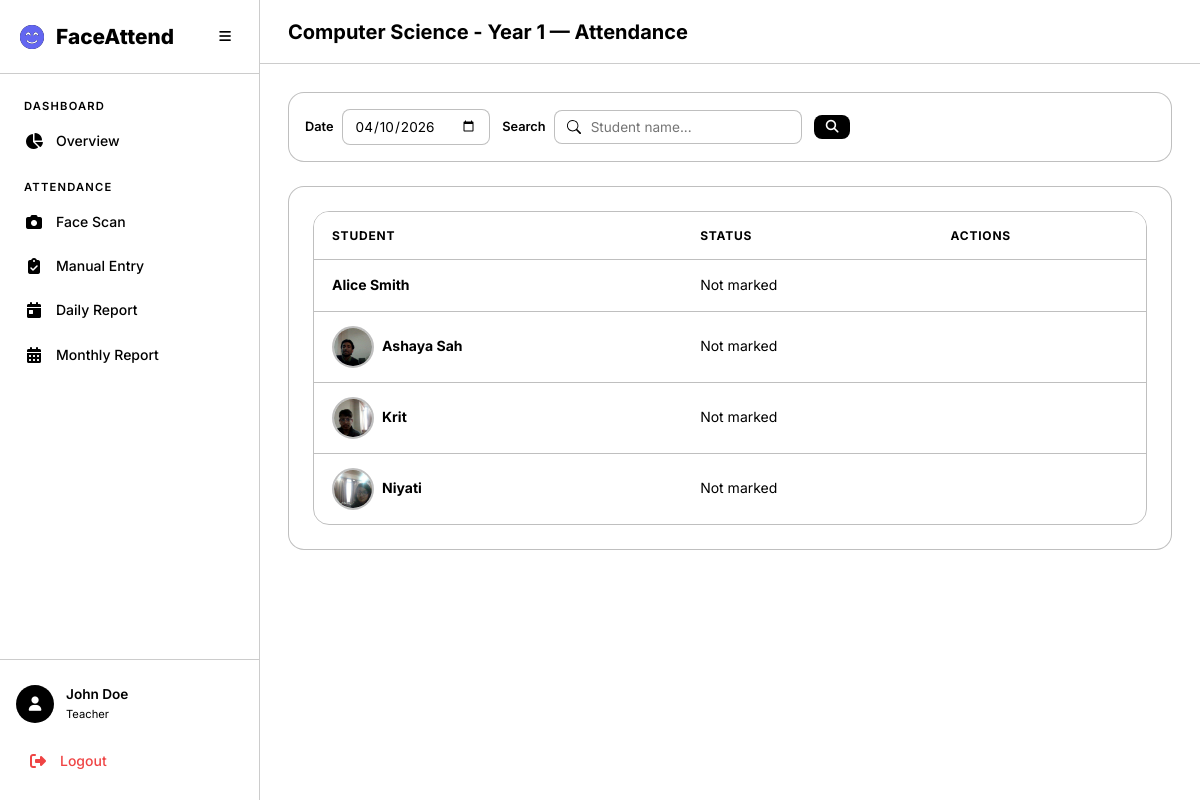
/attendance/teacher/class/1/ (signed in), run on an earlier commit of the app's database.
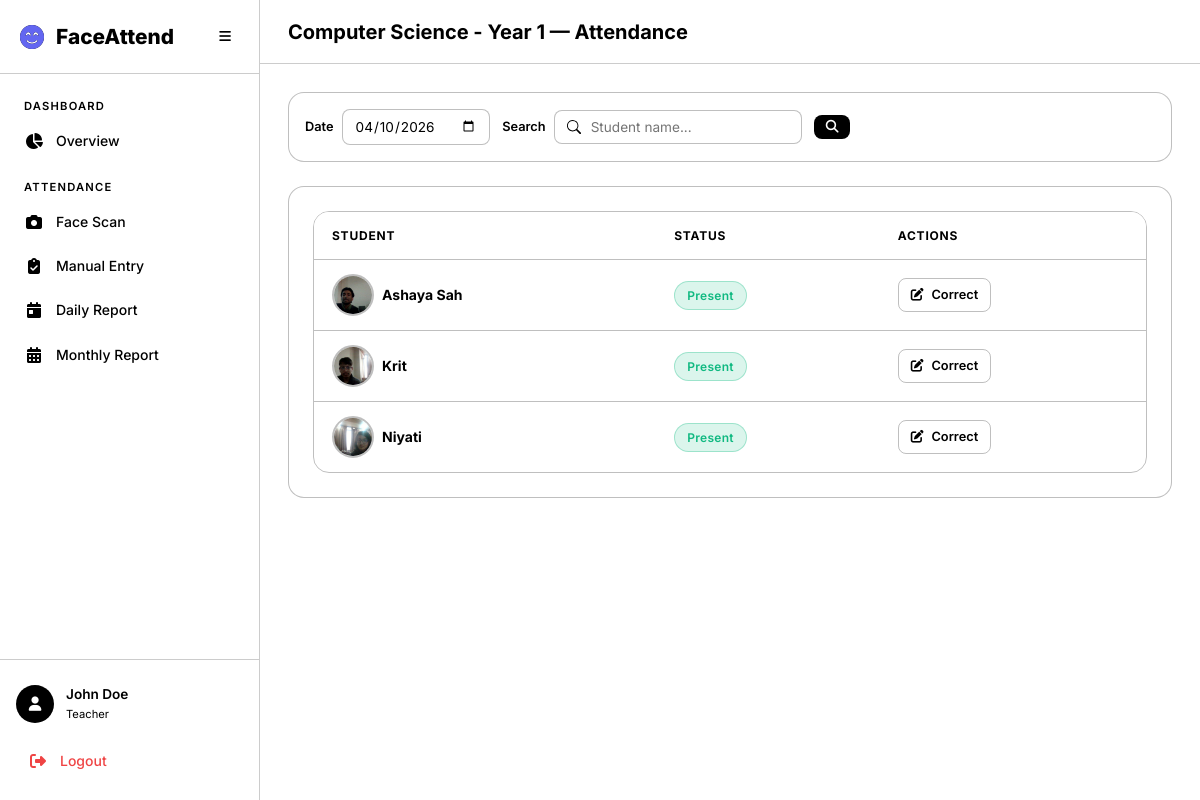
And on a later commit of the database.
### academics/models.py (models this page shows, shortened)
class Student(models.Model):
    user = models.OneToOneField(
        settings.AUTH_USER_MODEL,
        on_delete=models.CASCADE,
        related_name='student_profile',
        null=True, blank=True,
    )
    full_name = models.CharField(max_length=300)
    profile_image = models.ImageField(upload_to='students/profiles/')
    face_encoding = models.BinaryField(null=True, blank=True, help_text='128-d face encoding as bytes')
    enrollment_year = models.PositiveIntegerField()
    faculty = models.ForeignKey(Faculty, on_delete=models.CASCADE, related_name='students')
    academic_class = models.ForeignKey(AcademicClass, on_delete=models.CASCADE, related_name='students')
    phone = models.CharField(max_length=20, blank=True)
    guardian_phone = models.CharField(max_length=20, blank=True)
    is_phone_flagged = models.BooleanField(
        default=False,
        help_text='Mark this when the student phone number is incorrect.',
    )
    is_active = models.BooleanField(default=True)
    created_at = models.DateTimeField(auto_now_add=True)
    updated_at = models.DateTimeField(auto_now=True)
    class Meta:
        ordering = ['full_name']

### attendance/models.py (models this page shows, shortened)
class Attendance(models.Model):
    class Status(models.TextChoices):
        PRESENT = 'present', 'Present'
        ABSENT = 'absent', 'Absent'
        LATE = 'late', 'Late'
        INFORMED = 'informed', 'Informed'
    student = models.ForeignKey(Student, on_delete=models.CASCADE, related_name='attendances')
    date = models.DateField()
    status = models.CharField(max_length=10, choices=Status.choices, default=Status.ABSENT)
    check_in_time = models.TimeField(null=True, blank=True)
    marked_by = models.ForeignKey(
        settings.AUTH_USER_MODEL,
        on_delete=models.SET_NULL,
        null=True, blank=True,
        related_name='marked_attendances',
    )
    is_face_recognized = models.BooleanField(default=False)
    is_override = models.BooleanField(default=False)
    confidence = models.FloatField(null=True, blank=True, help_text='Face recognition confidence score')
    notes = models.TextField(blank=True)
    created_at = models.DateTimeField(auto_now_add=True)
    updated_at = models.DateTimeField(auto_now=True)
    class Meta:
        unique_together = ['student', 'date']
        ordering = ['-date', 'student__full_name']

### attendance/views.py (the view)
# urls.py: path('teacher/class/<int:class_id>/', views.teacher_class_attendance, name='teacher_class'),
@login_required
@teacher_required
def teacher_class_attendance(request, class_id):
    ac = get_object_or_404(AcademicClass, pk=class_id, teacher=request.user)
    students = Student.objects.filter(academic_class=ac, is_active=True)
    today = timezone.localdate()
    selected_date = request.GET.get('date', today.isoformat())
    search = request.GET.get('search', '')
    if search:
        students = students.filter(full_name__icontains=search)
    attendance_records = Attendance.objects.filter(
        student__in=students, date=selected_date
    ).select_related('student')
    att_map = {a.student_id: a for a in attendance_records}
    student_list = []
    for s in students:
        att = att_map.get(s.id)
        student_list.append({
            'student': s,
            'attendance': att,
            'status': att.status if att else 'unmarked',
        })
    return render(request, 'attendance/teacher_class.html', {
        'class': ac,
        'student_list': student_list,
        'selected_date': selected_date,
        'search': search,
        'today': today,
    })

### templates/attendance/teacher_class.html (shortened to what this page needs)
{% extends 'base.html' %}
{% block page_title %}{{ class.name }} — Attendance{% endblock %}
{% block content %}
<div class="animate-fade-in">
    <form method="get" class="filters-bar mb-3">
        <div class="filter-group">
            <label>Date</label>
            <input type="date" name="date" value="{{ selected_date }}" class="filter-input"
                onchange="this.form.submit()">
        </div>
        <div class="filter-group">
            <label>Search</label>
            <input type="text" name="search" value="{{ search }}" placeholder="Student name..." class="search-input">
        </div>
        <button type="submit" class="btn btn-sm btn-primary"><i class="fas fa-search"></i></button>
    </form>
    <div class="card">
        <div class="table-container">
            <table class="data-table">
                <thead>
                    <tr>
                        <th>Student</th>
                        <th>Status</th>
                        <th>Actions</th>
                    </tr>
                </thead>
                <tbody>
                    {% for item in student_list %}
                    <tr>
                        <td>
                            <div class="d-flex align-center gap-1">
                                {% if item.student.profile_image %}
                                <img src="{{ item.student.profile_image.url }}" alt="" class="student-avatar">
                                {% endif %}
                                <strong>{{ item.student.full_name }}</strong>
                            </div>
                        </td>
                        <td>
                            {% if item.attendance %}
                            <span class="badge badge-{{ item.status }}">{{ item.attendance.get_status_display }}</span>
                            {% else %}
                            <span class="text-muted">Not marked</span>
                            {% endif %}
                        </td>
                        <td>
                            {% if item.attendance %}
                            <a href="{% url 'attendance:teacher_correct' item.attendance.pk %}"
                                class="btn btn-sm btn-outline">
                                <i class="fas fa-edit"></i> Correct
                            </a>
                            {% endif %}
                        </td>
                    </tr>
                    {% empty %}
                    <tr>
                        <td colspan="3" class="text-center text-muted">No students found.</td>
                    </tr>
                    {% endfor %}
                </tbody>
            </table>
        </div>
    </div>
</div>
{% endblock %}

What changed in the data, as far as the page shows it:
no longer on this page (row edited): Student: student.full_name "Alice Smith", shows "Not marked"
shown differently, row unchanged: Student "Ashaya Sah": attendance.status (not shown) → "Present"; text "Not marked" → "Correct"
shown differently, row unchanged: Student "Krit": attendance.status (not shown) → "Present"; text "Not marked" → "Correct"
changed Student "Niyati": attendance.status (not shown) → "Present"; text "Not marked" → "Correct"
